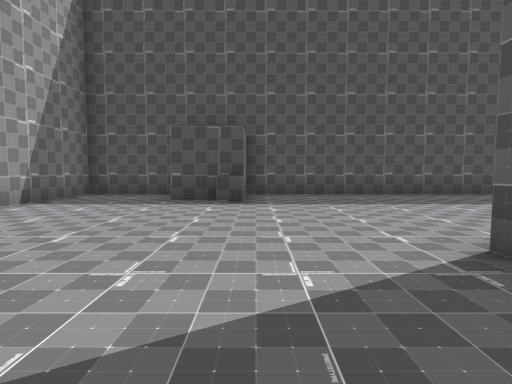
[1] (above)

22 first-person views from a walk through a 3-D level made in the Unity game engine. The camera is 1.2 m above the floor, tilts 4° down and sees 80° across. The floor is counted in squares, 2 m on a side. Each view is taken from the middle of a square. On the plan, view 1 faces up. The plan holds only what a view shows up to about 9 squares ahead; the rest is blank. The place goes on beyond the plan. The player is left out. Some surface patterns are stand-ins.

[2]
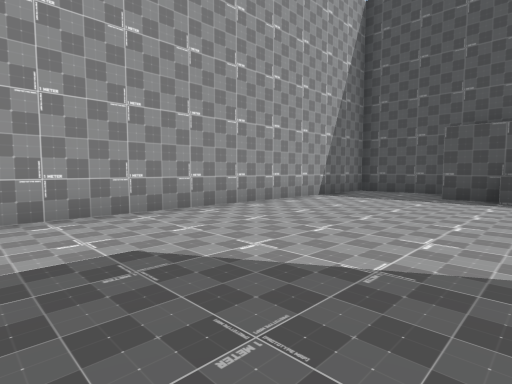

[3]
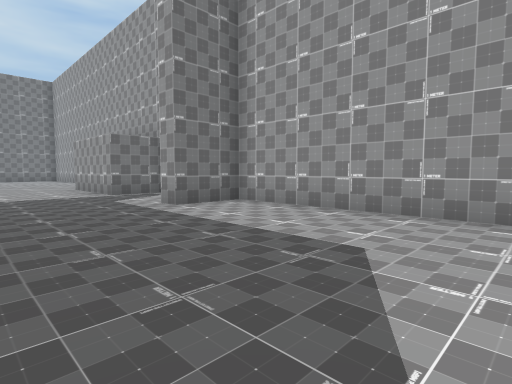

[4]
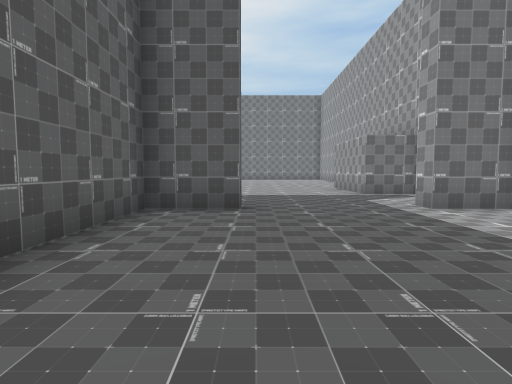

[5]
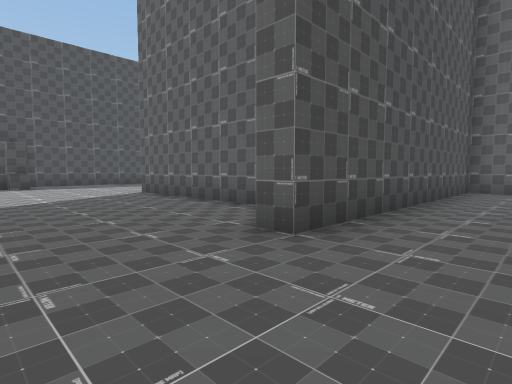

[6]
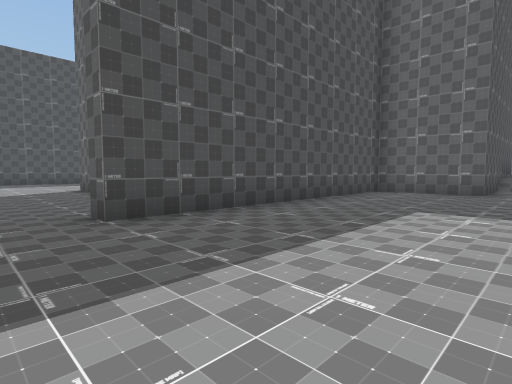

[7]
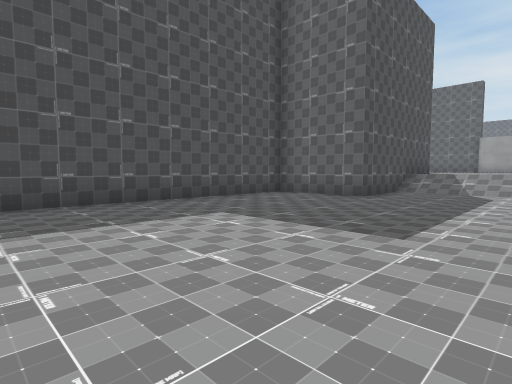

[8]
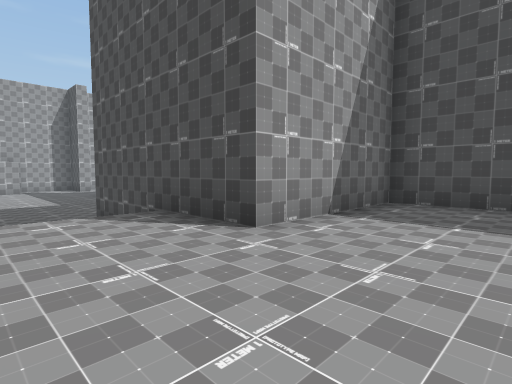

[9]
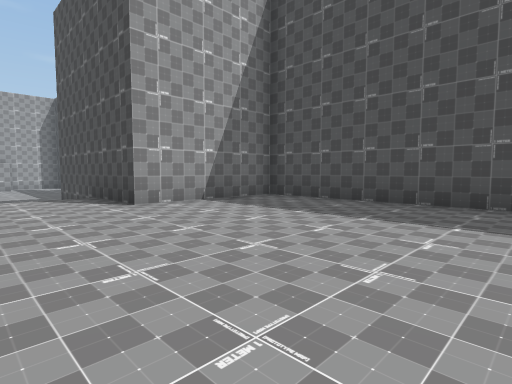

[10]
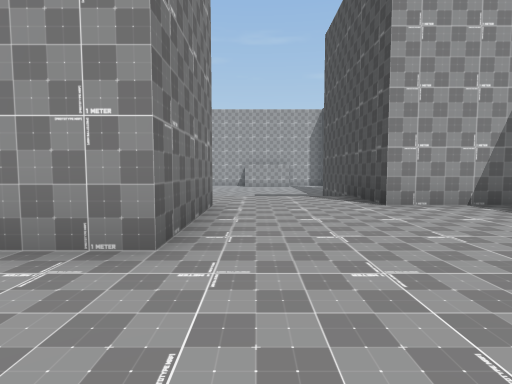

[11]
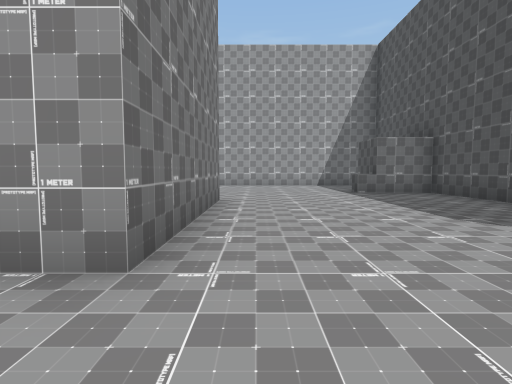

[12]
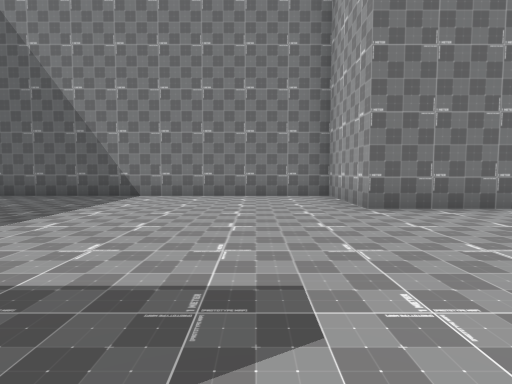

[13]
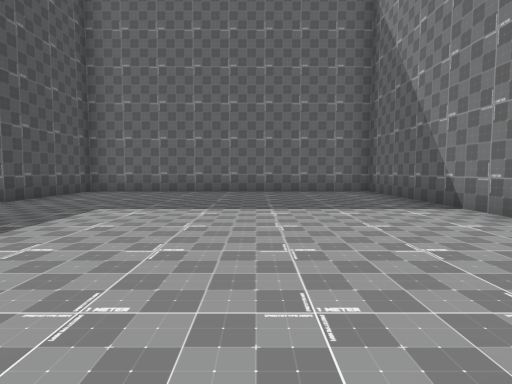

[14]
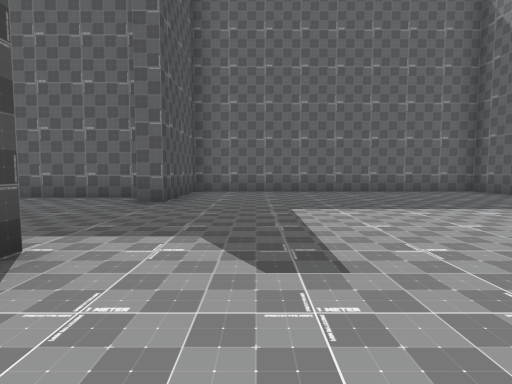

[15]
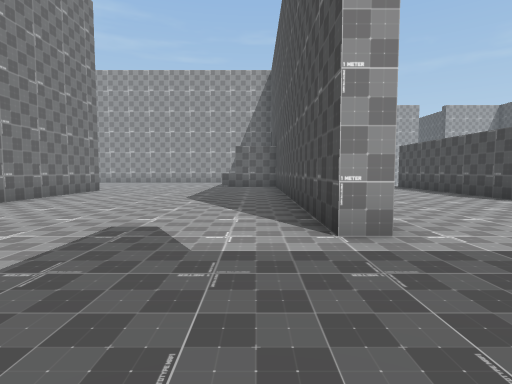

[16]
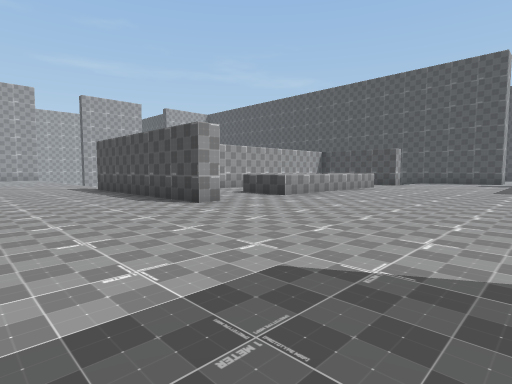

[17]
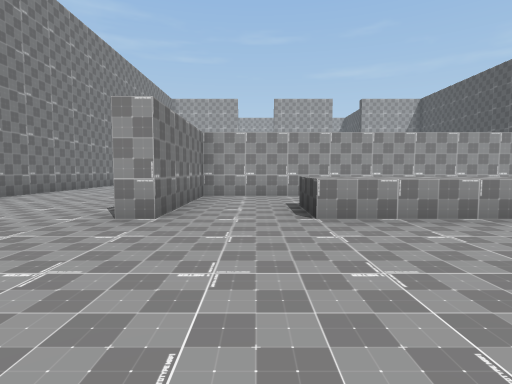

[18]
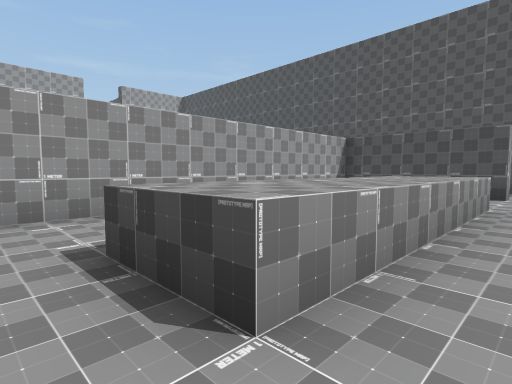

[19]
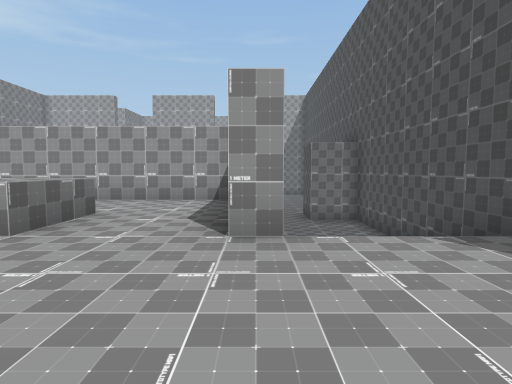

[20]
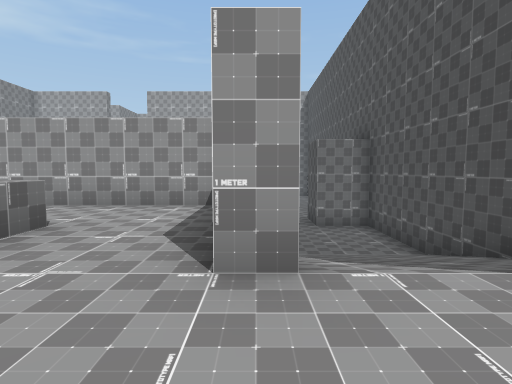

[21]
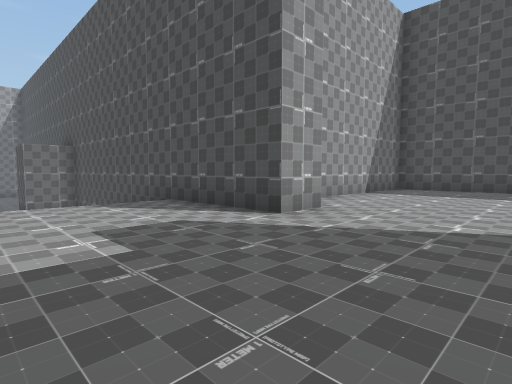

[22]
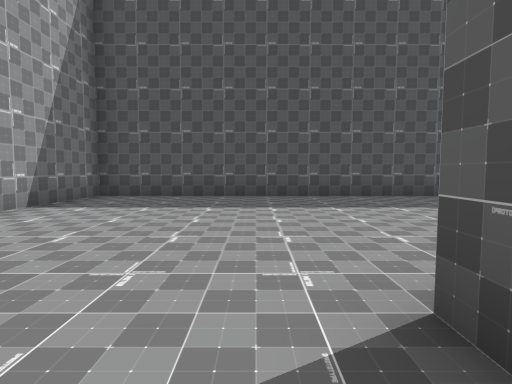

### Floor plan
Key: @ floor where view 1 was taken; # wall or solid block; . main floor; : floor 1 m higher than the main floor; - floor 2 m lower than the main floor; / step, stairs or slope; ^ raised ledge.
Columns run from 5 left of view 1 to 18 right of it. Each row starts with its distance up from view 1.
 33             #########
 32             #........
 31             #........
 30             #.......
 29             #.......
 28             #......
 27             #.....
 26    ###########...#
 25    #---////......
 24    #---////......
 23    ----////......
 22       #####......
 21       #......
 20       #........
 19       #..^^....
 18       #  ^^....
 17       #  ^^....
 16       #  ^^....
 15       #..^^....
 14       #.........
 13       #.........
 12      ######.....
 11     ............ .#
 10     ..............#
  9      .............#
  8 ##############...####
  7 #...#...............#
  6 #...#...............#
  5 #...................#
  4 #...................#
  3 #...................#
  2 #......#####........#
  1 #......#   #........#
  0 #....@.#   #........#
 -1 #......#   ##########
 -2 #......#
 -3 #......#         ######
 -4 ###...########   #::::::
 -5   ...........#   #::::::
 -6  ............#####::::::
 -7  ##............/::::::::
 -8   #............/::::::::
 -9   #.. ........./::::::::
-10    .. ......    ::###::

Where each view was taken, in squares from view 1:
view 1: 0 up, 0 right, facing up
view 2: 1 down, 0 right, facing up-left
view 3: 1 up, 0 right, facing down-left
view 4: 1 up, 0 right, facing down
view 5: 6 down, 2 left, facing up-right
view 6: 8 down, 1 left, facing up-right
view 7: 10 down, 1 right, facing up-right
view 8: 9 down, 15 right, facing up-left
view 9: 9 down, 18 right, facing up-left
view 10: 9 down, 18 right, facing left
view 11: 3 up, 8 right, facing left
view 12: 7 up, 8 right, facing down
view 13: 3 up, 6 right, facing right
view 14: 6 up, 6 right, facing right
view 15: 7 up, 11 right, facing left
view 16: 9 up, 10 right, facing up-left
view 17: 14 up, 9 right, facing left
view 18: 14 up, 6 right, facing up-left
view 19: 22 up, 8 right, facing left
view 20: 22 up, 7 right, facing left
view 21: 22 up, 11 right, facing up-left
view 22: 25 up, 11 right, facing up
